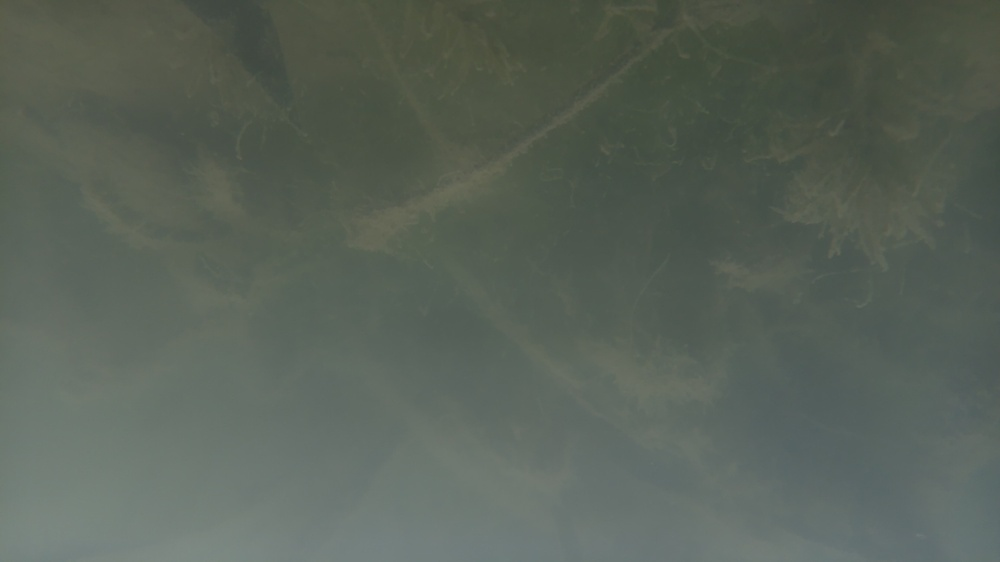
#> input picture data/input/left/1771928354.jpg, 1000 x 562 px, shrunk from 1920 x 1080 before the run
$ python -i contrast_tweaker.py   (imports and definitions only)   (older library calls are emulated)
#> lines starting #> are read from the running program, lines starting #| are printed output that depends on the picture
#> further down, picture is the input picture: shape (562, 1000, 3); mean B, G, R 88.6, 98.1, 88.9
import cv2
import numpy as np
import os
from utils import list_images, save_image

def apply_CLAHE(image, clip_limit=2, tile_grid_size=(8, 8)):
    # Convert to LAB (luminance + color)
#> called with clip_limit = 2, tile_grid_size = (8, 8)
    lab = cv2.cvtColor(image, cv2.COLOR_BGR2LAB)
#> lab: shape (562, 1000, 3); mean of channels 0, 1, 2 103.3, 122.4, 132.3
    l, a, b = cv2.split(lab)
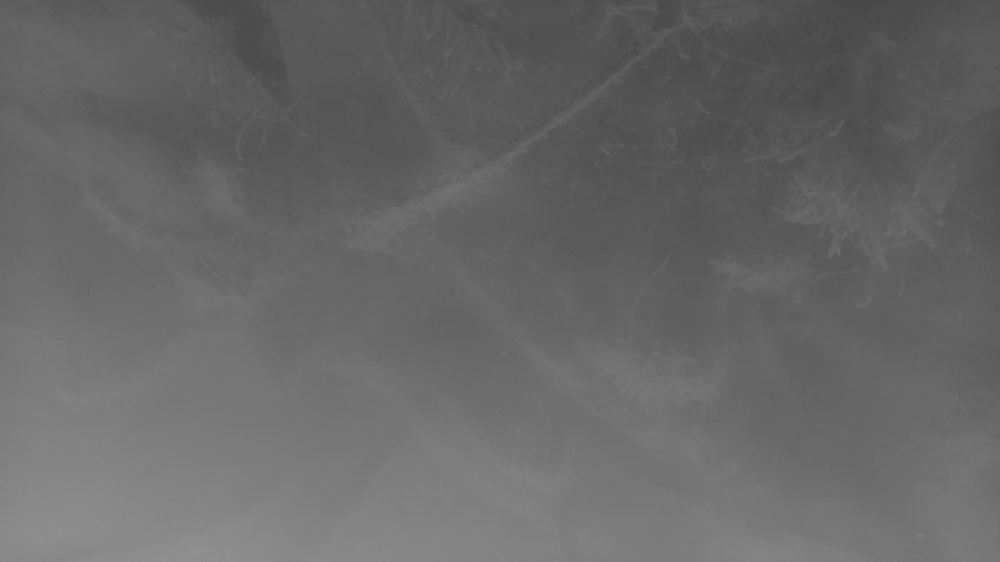
#> l: shape (562, 1000); min 70, max 145, mean 103.3
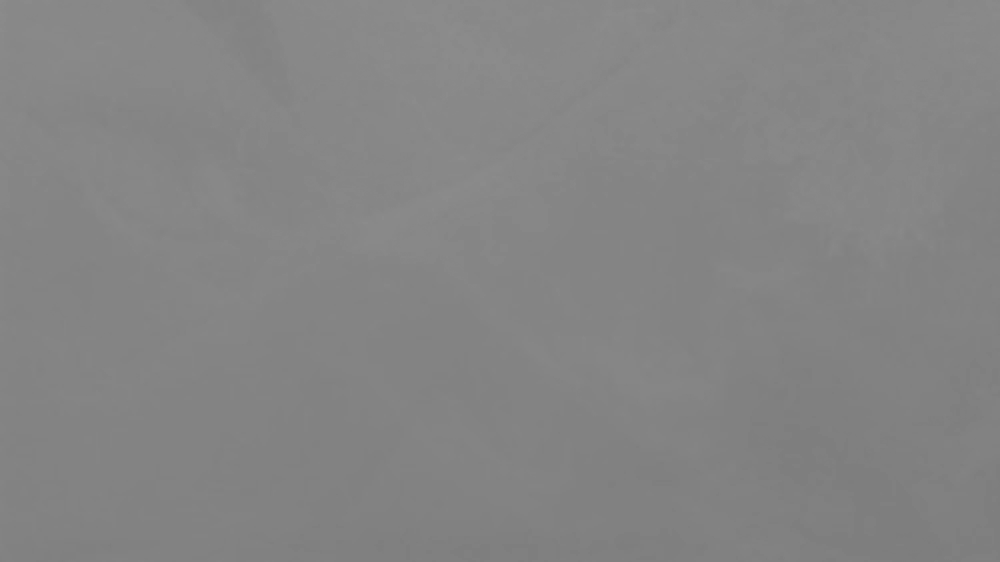
#> b: shape (562, 1000); min 124, max 141, mean 132.3

    clahe = cv2.createCLAHE(clipLimit=clip_limit, tileGridSize=tile_grid_size)

    l_eq = clahe.apply(l)

    lab_eq = cv2.merge((l_eq, a, b))
#> lab_eq: shape (562, 1000, 3); mean of channels 0, 1, 2 107.7, 122.4, 132.3
    result = cv2.cvtColor(lab_eq, cv2.COLOR_LAB2BGR)
    return result

def process_contrast():
    input_folder = os.path.join(os.getcwd(), "data", "processed")
    output_folder = os.path.join(os.getcwd(), "data", "processed4")
    os.makedirs(output_folder, exist_ok=True)

    for path in list_images(input_folder):
        img = cv2.imread(path)
        enhanced = apply_CLAHE(img)
        filename = os.path.basename(path)
        save_image(os.path.join(output_folder, f"clahe_{filename}"), enhanced)

def laplacian_sharpen(image, alpha=0.1):
    gray = cv2.cvtColor(image, cv2.COLOR_BGR2GRAY)
    lap = cv2.Laplacian(gray, cv2.CV_64F, ksize=3)
    lap_norm = cv2.normalize(lap, None, 0, 255, cv2.NORM_MINMAX).astype(np.uint8)
    lap_colored = cv2.cvtColor(lap_norm, cv2.COLOR_GRAY2BGR)

    sharpened = cv2.addWeighted(image, 1.0, lap_colored, -alpha, 0)
    return sharpened

# [2 lines not run here, left out]

>>> import cv2
>>> picture = cv2.imread('data/input/left/1771928354.jpg')
>>> result = apply_CLAHE(picture)

$ run again, on data/input/right/1771928402.jpg
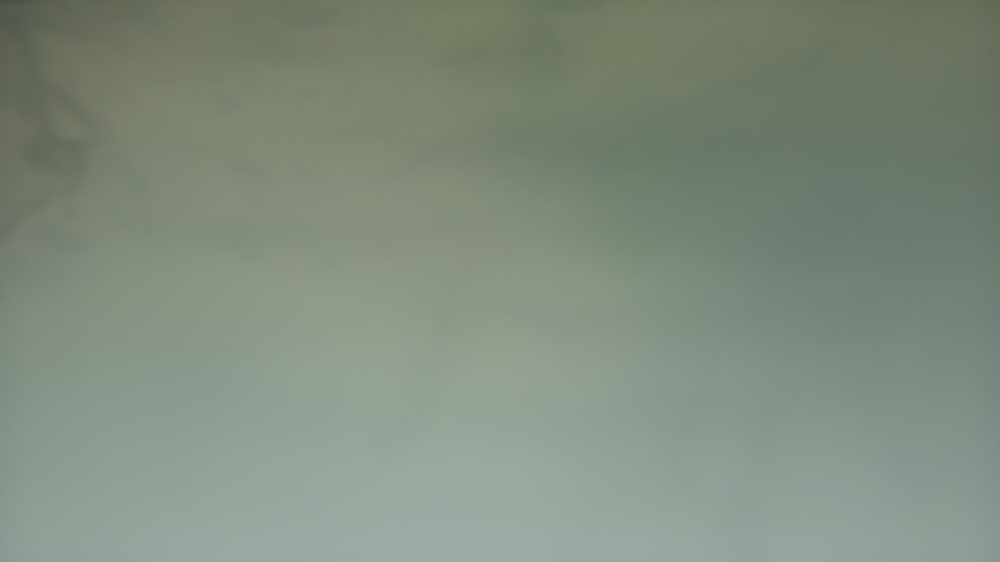
#> input picture data/input/right/1771928402.jpg, 1000 x 562 px, shrunk from 1920 x 1080 before the run
#> picture is the input picture: shape (562, 1000, 3); mean B, G, R 126.5, 140.9, 128.5
#> lab: shape (562, 1000, 3); mean of channels 0, 1, 2 145.9, 120.6, 134.2
#> in apply_CLAHE, `l, a, b = cv2.split(lab)`:
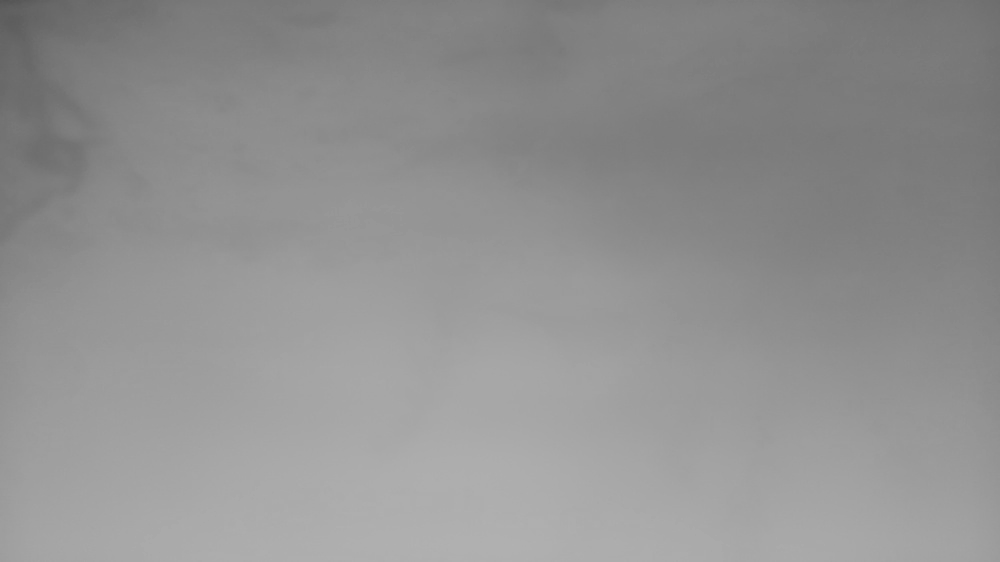
#> l: shape (562, 1000); min 84, max 177, mean 145.9
#> lab_eq: shape (562, 1000, 3); mean of channels 0, 1, 2 147.2, 120.6, 134.2

$ run again, on data/input/right/1771928627.jpg
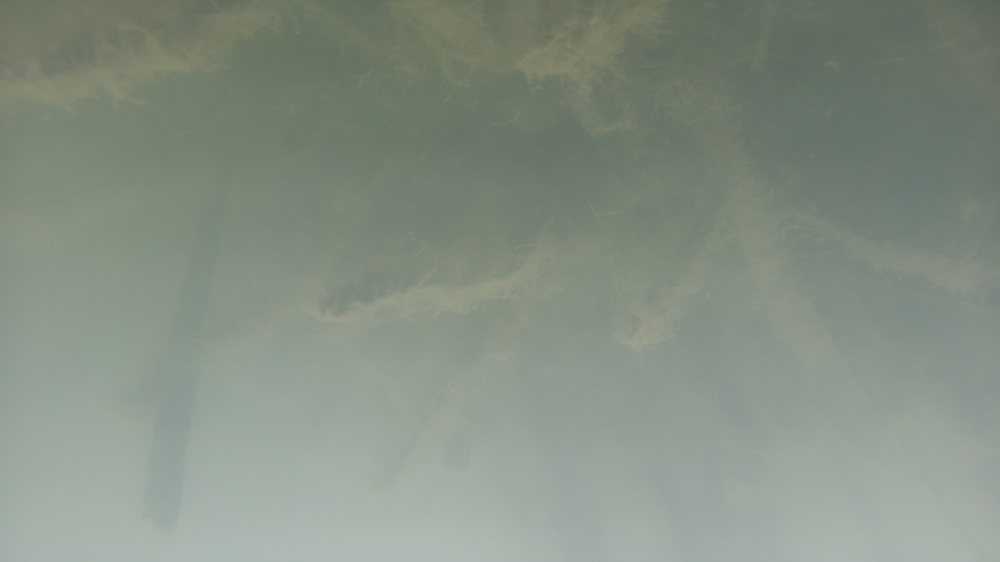
#> input picture data/input/right/1771928627.jpg, 1000 x 562 px, shrunk from 1920 x 1080 before the run
#> picture is the input picture: shape (562, 1000, 3); mean B, G, R 131.8, 143.7, 133.4
#> lab: shape (562, 1000, 3); mean of channels 0, 1, 2 149.1, 122, 133.1
#> in apply_CLAHE, `l, a, b = cv2.split(lab)`:
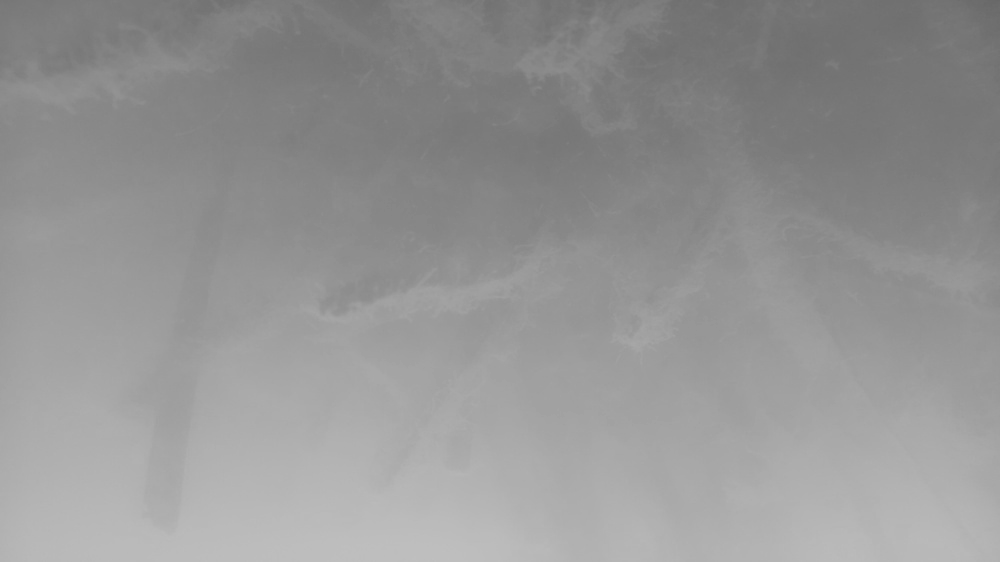
#> l: shape (562, 1000); min 103, max 191, mean 149.1
#> lab_eq: shape (562, 1000, 3); mean of channels 0, 1, 2 148.2, 122, 133.1
